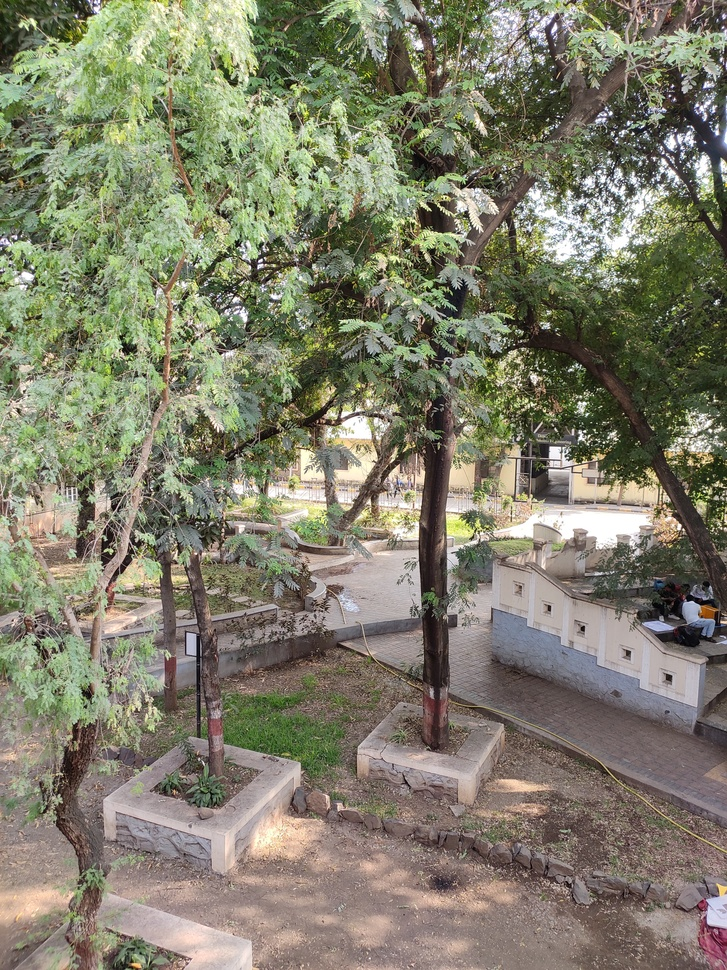
#> input picture clg.jpg, 727 x 970 px, shrunk from 3000 x 4000 before the run, found by its file name
$ python assign4.py
#> lines starting #> are read from the running program, lines starting #| are printed output that depends on the picture
from PIL import Image
import numpy as np
import matplotlib.pyplot as plt

def normalize_image(image_path):
    # Read the image using PIL
#> called with image_path = 'F:\\TY Sem 2\\IPPR\\Practicals\\clg.jpg'
    image = Image.open(image_path)
#> image is the input picture: PIL image 727x970 RGB; mean R, G, B 128.3, 126.8, 107

    # Convert the image to a NumPy array
    image_array = np.array(image)

    # Calculate the mean and standard deviation of the pixel values
    mean = np.mean(image_array)
#> mean = 120.7
    std = np.std(image_array)
#> std = 53.55

    # Normalize the pixel values
    normalized_image_array = (image_array - mean) / std

    # Clip values to be in the range [0, 1]
    normalized_image_array = np.clip(normalized_image_array, 0, 1)
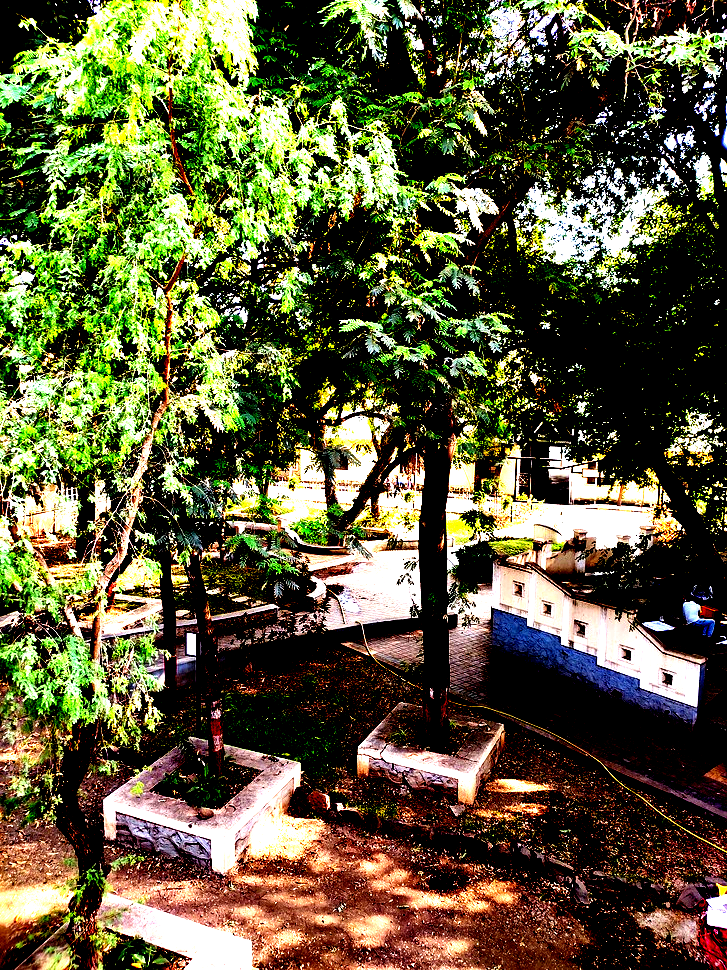
#> normalized_image_array: shape (970, 727, 3) float64; mean R, G, B 0.374, 0.362, 0.237

    # Convert the normalized array back to an image
    normalized_image = Image.fromarray((normalized_image_array * 255).astype(np.uint8))

    return image, normalized_image, image_array, normalized_image_array

def plot_histograms(image_array1, image_array2, title1, title2):
    plt.figure(figsize=(12, 6))
    plt.subplot(1, 2, 1)
    freq1, bins1, _ = plt.hist(image_array1.ravel(), bins=256, range=(0.0, 1.0), color='blue', alpha=0.7)
    plt.yscale('log')
    plt.yticks(np.power(10, np.arange(0, 5)), ['1', '10', '100', '1000', '10000'])
    plt.title(title1)
    plt.xlabel('Pixel Value')
    plt.ylabel('Frequency (log scale)')
    plt.subplot(1, 2, 2)
    freq2, bins2, _ = plt.hist(image_array2.ravel(), bins=256, range=(0.0, 1.0), color='red', alpha=0.7)
    plt.yscale('log')
    plt.yticks(np.power(10, np.arange(0, 5)), ['1', '10', '100', '1000', '10000'])
    plt.title(title2)
    plt.xlabel('Pixel Value')
    plt.ylabel('Frequency (log scale)')
    plt.show()

# Example usage:


# Path to the input image
image_path = "F:\TY Sem 2\IPPR\Practicals\clg.jpg"

# Normalize the image
original_image, normalized_image, original_image_array, normalized_image_array = normalize_image(image_path)

# Display the original and normalized images
fig, axs = plt.subplots(1, 2, figsize=(12, 6))
axs[0].imshow(original_image)
axs[0].set_title('Original Image')
axs[0].axis('off')
axs[1].imshow(normalized_image)
axs[1].set_title('Normalized Image')
axs[1].axis('off')
plt.show()
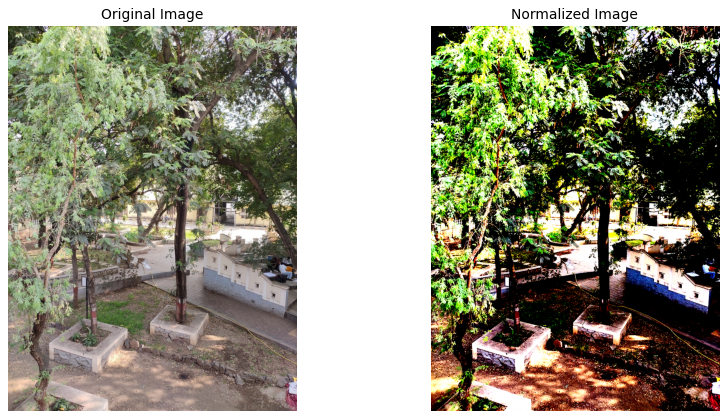
#> figure drawn by matplotlib, 2 panels

# Display histograms
plot_histograms(original_image_array / 255.0, normalized_image_array, 'Histogram Before Normalization', 'Histogram After Normalization')
#> in plot_histograms, `freq1, bins1, _ = plt.hist(image_array1.ravel(), bins=256, range=(0.0,..`: freq1 = 256 values, max 14761 at index 123, min 280 at index 1, mean 8263.9; bins1 = 257 values from 0 to 1
#> in plot_histograms, `freq2, bins2, _ = plt.hist(image_array2.ravel(), bins=256, range=(0.0,..`: freq2 = 256 values, max 1064939 at index 0, min 0 at index 2, mean 8263.9; bins2 = 257 values from 0 to 1
#> in plot_histograms, `plt.show()`:
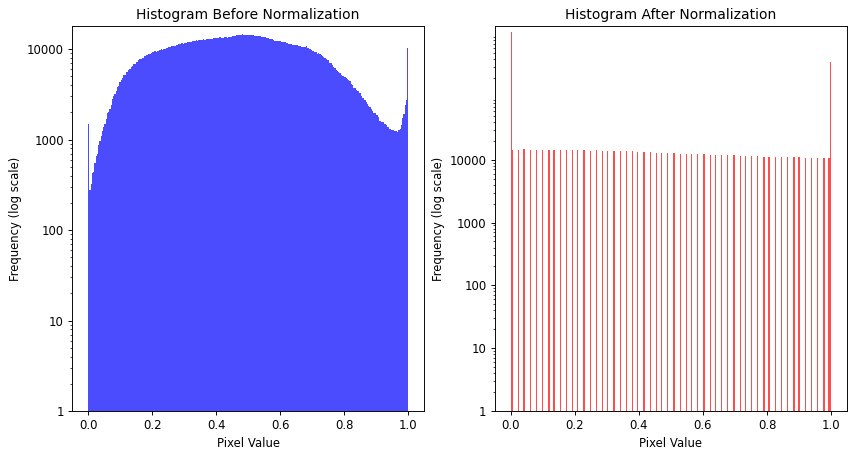
#> figure drawn by matplotlib, 2 panels; panel 1: tallest bar 14761 high, from x = 0.48 to 0.484; panel 2: tallest bar 1064939 high, from x = 0 to 0.00391


# import cv2
# import numpy as np
# import matplotlib.pyplot as plt

# def normalize_image(image):
#     # Convert image to floating point
#     image = image.astype(np.float32)

#     # Normalize each channel separately
#     for i in range(image.shape[2]):
#         min_val = np.min(image[:,:,i])
#         max_val = np.max(image[:,:,i])
#         image[:,:,i] = 255 * (image[:,:,i] - min_val) / (max_val - min_val)

#     # Convert back to uint8 and clip values to [0, 255]
#     image = np.clip(image, 0, 255).astype(np.uint8)
#     return image

# # Read the input image
# input_image = cv2.imread('input_image.jpeg')

# # Check if the image exists
# if input_image is None:
#     print("Error: Could not read the image.")
# else:
#     # Normalize the image
#     normalized_image = normalize_image(input_image)

#     # Plot original and normalized images
#     fig, axes = plt.subplots(1, 2, figsize=(10, 5))
#     axes[0].imshow(cv2.cvtColor(input_image, cv2.COLOR_BGR2RGB))
#     axes[0].set_title('Original Image')
#     axes[0].axis('on')
#     axes[1].imshow(cv2.cvtColor(normalized_image, cv2.COLOR_BGR2RGB))
#     axes[1].set_title('Normalized Image')
#     axes[1].axis('on')
#     plt.show()
#     print("Normalized image saved successfully.")
